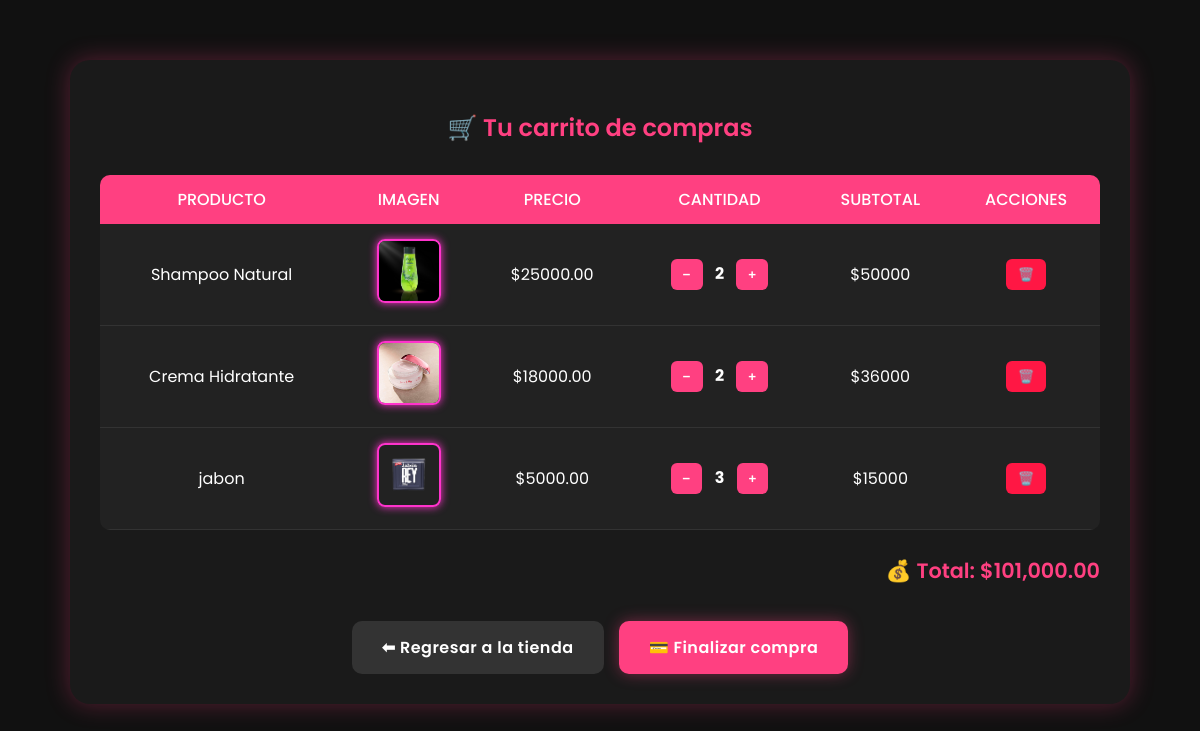
Before: /carrito.php (signed in) with the older database file.
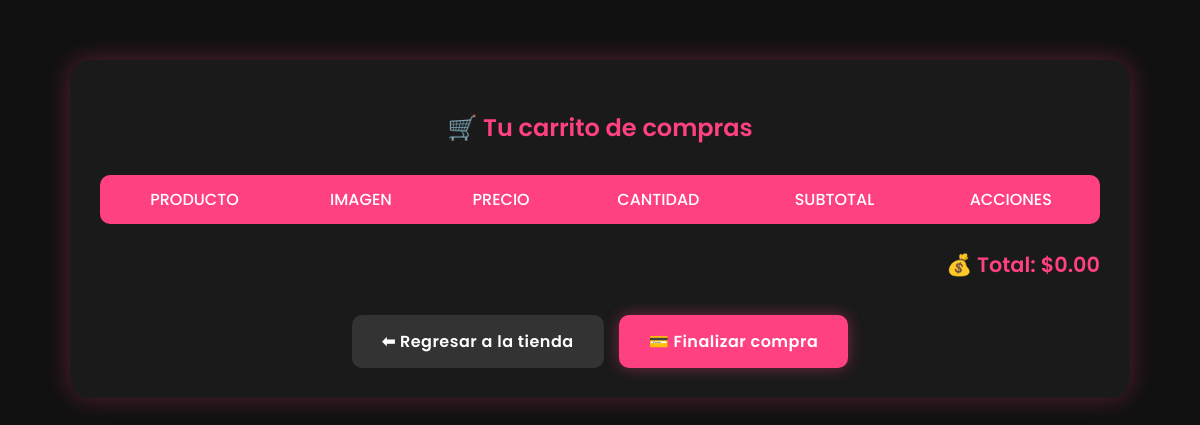
After: the same page with the newer database file.
### tables this page shows
CREATE TABLE `detalle_carrito` (
  `id_detalle` int(11) NOT NULL,
  `id_carrito` int(11) NOT NULL,
  `id_producto` int(11) NOT NULL,
  `cantidad` int(11) NOT NULL,
  `precio_unitario` decimal(10,2) DEFAULT NULL
);

CREATE TABLE `productos` (
  `id_producto` int(11) NOT NULL,
  `nombre_producto` varchar(100) NOT NULL,
  `precio_producto` decimal(10,2) NOT NULL,
  `cantidad_disponible` int(11) NOT NULL,
  `categoria_producto` varchar(100) DEFAULT NULL,
  `descripcion` text DEFAULT NULL,
  `imagen` varchar(255) DEFAULT NULL,
  `activo` tinyint(1) DEFAULT 1
);

### carrito.php (the view, shortened to what this page needs)
<?php
include("conexion.php");
$id_usuario = $_SESSION['usuario'];
$sql = "SELECT id_carrito FROM carrito WHERE id_usuario = ? ORDER BY id_carrito DESC LIMIT 1";
$stmt = $conn->prepare($sql);
$stmt->bind_param("i", $id_usuario);
$stmt->execute();
$result = $stmt->get_result();
$id_carrito = $result->fetch_assoc()['id_carrito'];
$sql_detalle = "
    SELECT d.id_producto, p.nombre_producto, p.precio_producto, d.cantidad, p.imagen
    FROM detalle_carrito d
    INNER JOIN productos p ON d.id_producto = p.id_producto
    WHERE d.id_carrito = ?
";
$stmt = $conn->prepare($sql_detalle);
$stmt->bind_param("i", $id_carrito);
$stmt->execute();
$productos = $stmt->get_result();
?>
<!DOCTYPE html>
<html lang="es">
<head>
</head>
<body>
<div class="carrito-container">
    <h2>🛒 Tu carrito de compras</h2>
    <table>
        <thead>
            <tr>
                <th>Producto</th>
                <th>Imagen</th>
                <th>Precio</th>
                <th>Cantidad</th>
                <th>Subtotal</th>
                <th>Acciones</th>
            </tr>
        </thead>
        <tbody id="carrito-body">
            <?php
            $total = 0;
            while ($row = $productos->fetch_assoc()) {
                $subtotal = $row['precio_producto'] * $row['cantidad'];
                $total += $subtotal;
                echo "
                <tr data-id='{$row['id_producto']}'>
                    <td>{$row['nombre_producto']}</td>
                    <td><img src='uploads/{$row['imagen']}' alt='{$row['nombre_producto']}' class='thumb'></td>
                    <td>\${$row['precio_producto']}</td>
                    <td class='cantidad'>
                        <button class='menos'>−</button>
                        <span>{$row['cantidad']}</span>
                        <button class='mas'>+</button>
                    </td>
                    <td>\$$subtotal</td>
                    <td class='acciones'>
                        <button class='eliminar'>🗑️</button>
                    </td>
                </tr>
                ";
            }
            ?>
        </tbody>
    </table>
    <div class="total">💰 Total: $<?php echo number_format($total, 2); ?></div>
    <div class="botones-final">
        <a href="tienda.php" class="btn-volver">⬅ Regresar a la tienda</a>
        <a href="checkout.php" class="btn-pagar">💳 Finalizar compra</a>
    </div>
</div>
</body>
</html>

### carrito.php (style rules this page uses)
body { background-color: #111; font-family: 'Poppins', sans-serif; color: #fff; margin: 0; padding: 0; }
.carrito-container { width: 90%; max-width: 1000px; margin: 60px auto; background: #1a1a1a; border-radius: 20px; padding: 30px; box-shadow: 0px 0px 25px rgba(255, 64, 129, 0.3); animation: fadeIn 0.6s ease; }
h2 { text-align: center; color: #ff4081; margin-bottom: 30px; font-weight: 600; }
table { width: 100%; border-collapse: collapse; border-radius: 10px; overflow: hidden; }
th { background-color: #ff4081; color: white; text-transform: uppercase; padding: 12px; font-weight: 500; }
.total { text-align: right; font-size: 1.3rem; font-weight: 600; margin-top: 25px; color: #ff4081; }
.botones-final { display: flex; justify-content: center; gap: 15px; margin-top: 35px; }
.btn-volver, .btn-pagar { display: inline-block; padding: 14px 30px; border-radius: 10px; text-decoration: none; font-weight: 600; letter-spacing: 0.5px; transition: all 0.3s ease; }
.btn-volver { background-color: #333; color: white; }
.btn-pagar { background-color: #ff4081; color: white; box-shadow: 0 0 15px rgba(255, 64, 129, 0.4); }
td { background-color: #222; text-align: center; padding: 15px; border-bottom: 1px solid #333; }
img { width: 80px; height: 80px; object-fit: cover; border-radius: 10px; }
button { border: none; border-radius: 6px; padding: 8px 12px; cursor: pointer; transition: 0.3s ease; font-weight: 600; }
.mas, .menos { background-color: #ff4081; color: white; }
.eliminar { background-color: #ff1744; color: white; }
.acciones button { margin: 5px; }
.cantidad span { margin: 0 8px; font-weight: bold; }
.thumb { width: 60px; height: 60px; object-fit: cover; border: 2px solid #ff33cc; border-radius: 8px; box-shadow: 0 0 8px #ff33cc; }

Changed rows visible on the page:
removed detalle_carrito: id_producto.nombre_producto "Shampoo Natural", id_producto.imagen (picture), id_producto.precio_producto "25000.00", cantidad "2", subtotal "50000"
removed detalle_carrito: id_producto.nombre_producto "Crema Hidratante", id_producto.imagen (picture), id_producto.precio_producto "18000.00", cantidad "2", subtotal "36000"
removed detalle_carrito: id_producto.nombre_producto "jabon", id_producto.imagen (picture), id_producto.precio_producto "5000.00", cantidad "3", subtotal "15000"
Other visible differences:
$total: "101,000.00" → "0.00"
